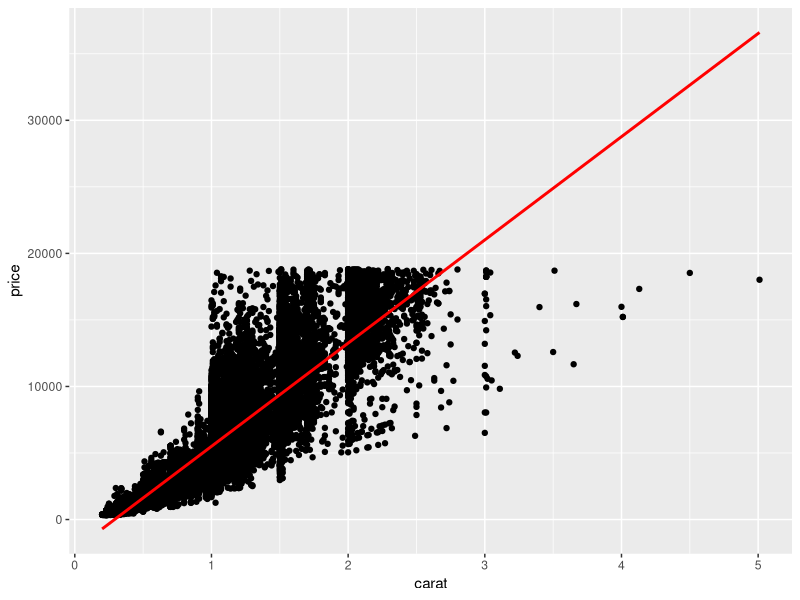

Write the R code that produced this figure.
library(ggplot2)
#REGRESION LINEAL: relacion entre una variable dependiente en relacion a una o varias variables
#independientes 
#y = ax + b

?diamonds
#regresion lineal 
modelo <- lm(price~carat, data = diamonds)
summary(modelo)

ggplot(diamonds, aes(x=carat, y=price)) +
  geom_point() +
  geom_smooth(method = 'lm', color = 'red', se = FALSE)

